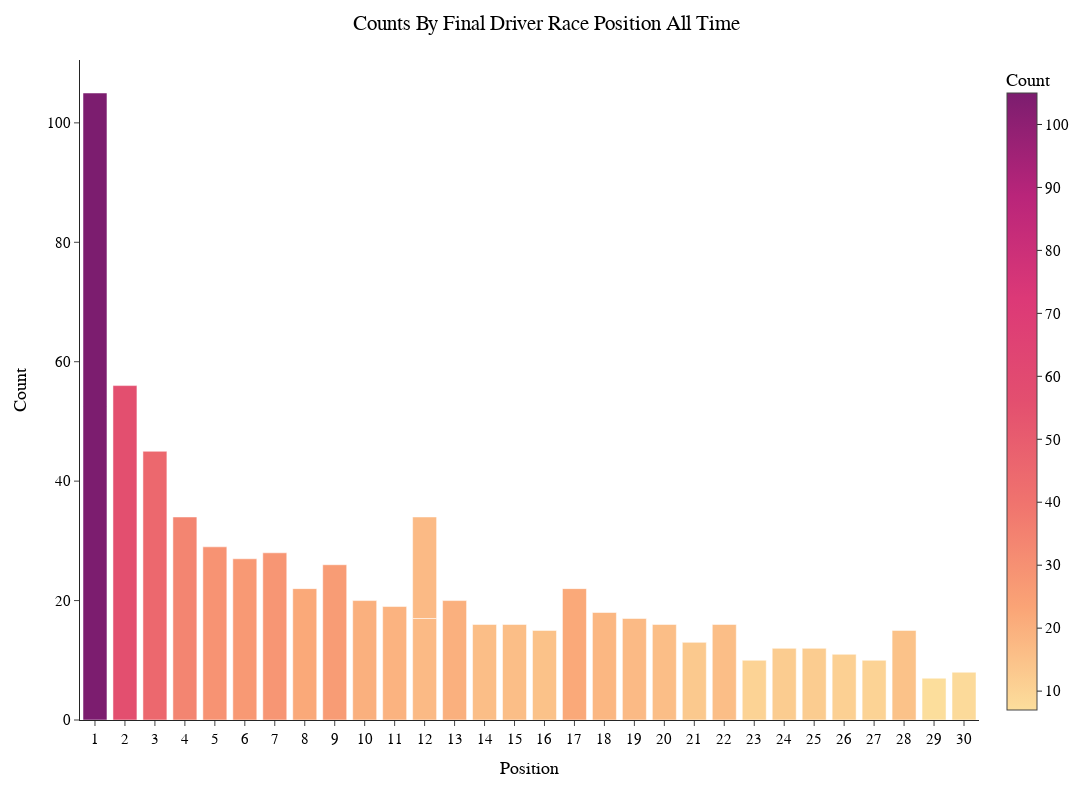

This figure's notebook cell:
### Code cell
fig_top=px.bar(grouped_top, 
           x="Position", 
           y="Count", 
           color='Count',
           height=800,
           width=1400,
           template='simple_white',
           color_continuous_scale=px.colors.sequential.Sunsetdark,
           hover_data=["Driver"]
        )

fig_top.update_layout(
    title="Counts By Final Driver Race Position All Time",
    hoverlabel=dict(
        bgcolor="white",
        font_size=15,
        font_family="PT Sans Narrow"
    ),
    title_x=0.5,
    yaxis = dict(tickfont = dict(size=15)),
    xaxis = dict(tickfont = dict(size=15),
                 tickmode = 'linear',
    tick0 = 1,
    dtick = 1),
    font=dict(
        family="PT Sans Narrow",
        size=15,
        color="Black"
    ),
    title_font_family="PT Sans Narrow"
)
# fig_top.update_traces(marker_color='#246DF8')

### Figure 1 — Plotly figure (JSON) as saved in the notebook; plotly's stock layout.template omitted (floating-point values rounded to 4 significant figures)
{"data": [{"alignmentgroup": "True", "customdata": [["Lewis Hamilton"], ["Lewis Hamilton"], ["Kimi Räikkönen"], ["Sebastian Vettel"], ["Fernando Alonso"], ["Felipe Massa"], ["Fernando Alonso"], ["Fernando Alonso"], ["Felipe Massa"], ["Rubens Barrichello"], ["Fernando Alonso"], ["Jenson Button"], ["Rubens Barrichello"], ["Daniel Ricciardo"], ["Lance Stroll"], ["Rubens Barrichello"], ["Jean Alesi"], ["Kevin Magnussen"], ["Fernando Alonso"], ["Andrea de Cesaris"], ["Mark Webber"], ["John Watson"], ["Riccardo Patrese"], ["Riccardo Patrese"], ["Andrea de Cesaris"], ["Andrea de Cesaris"], ["Michele Alboreto"], ["Bertrand Gachot"], ["Paul Belmondo"], ["Eric van de Poele"], ["Bertrand Gachot"]], "hovertemplate": "Position=%{x}<br>Count=%{marker.color}<br>Driver=%{customdata[0]}<extra></extra>", "legendgroup": "", "marker": {"color": [105, 56, 45, 34, 29, 27, 28, 22, 26, 20, 19, 17, 17, 20, 16, 16, 15, 22, 18, 17, 16, 13, 16, 10, 12, 12, 11, 10, 15, 7, 8], "coloraxis": "coloraxis", "pattern": {"shape": ""}}, "name": "", "offsetgroup": "", "orientation": "v", "showlegend": false, "textposition": "auto", "type": "bar", "x": [1, 2, 3, 4, 5, 6, 7, 8, 9, 10, 11, 12, 12, 13, 14, 15, 16, 17, 18, 19, 20, 21, 22, 23, 24, 25, 26, 27, 28, 29, 30], "xaxis": "x", "y": [105, 56, 45, 34, 29, 27, 28, 22, 26, 20, 19, 17, 17, 20, 16, 16, 15, 22, 18, 17, 16, 13, 16, 10, 12, 12, 11, 10, 15, 7, 8], "yaxis": "y"}], "layout": {"barmode": "relative", "coloraxis": {"colorbar": {"title": {"text": "Count"}}, "colorscale": [[0, "rgb(252, 222, 156)"], [0.1667, "rgb(250, 164, 118)"], [0.3333, "rgb(240, 116, 110)"], [0.5, "rgb(227, 79, 111)"], [0.6667, "rgb(220, 57, 119)"], [0.8333, "rgb(185, 37, 122)"], [1, "rgb(124, 29, 111)"]]}, "font": {"color": "Black", "family": "PT Sans Narrow", "size": 15}, "height": 800, "hoverlabel": {"bgcolor": "white", "font": {"family": "PT Sans Narrow", "size": 15}}, "legend": {"tracegroupgap": 0}, "margin": {"t": 60}, "title": {"font": {"family": "PT Sans Narrow"}, "text": "Counts By Final Driver Race Position All Time", "x": 0.5}, "width": 1400, "xaxis": {"anchor": "y", "domain": [0, 1], "dtick": 1, "tick0": 1, "tickfont": {"size": 15}, "tickmode": "linear", "title": {"text": "Position"}}, "yaxis": {"anchor": "x", "domain": [0, 1], "tickfont": {"size": 15}, "title": {"text": "Count"}}}}
